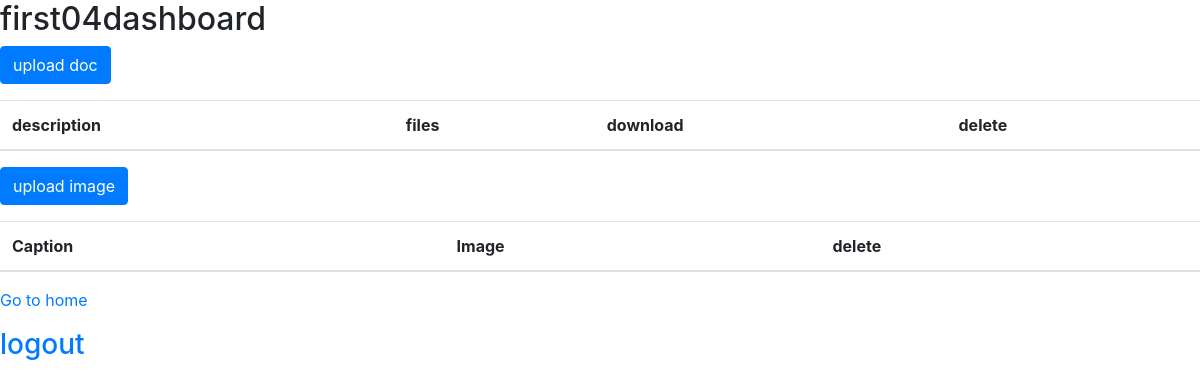
The app's page /Mycloud/home/ (signed in), older data.
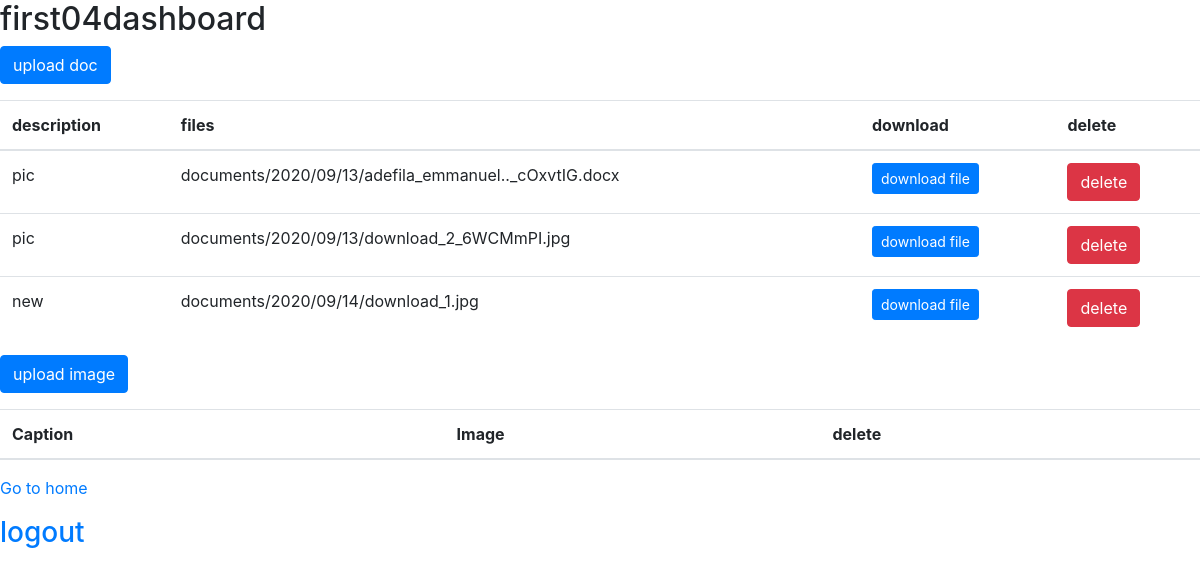
The same page, newer data.
### Mycloud/models.py (models this page shows, shortened)
class Document(models.Model):
    description = models.CharField(max_length=255, blank=True)
    document = models.FileField(upload_to='documents/%Y/%m/%d/')
    uploaded_at = models.DateTimeField(auto_now_add=True)
    user = models.ForeignKey(User, on_delete = models.CASCADE)

### Mycloud/views.py (the view)
# urls.py: path('home/', views.home, name='home'),
@login_required
def home(request):
    documents = Document.objects.filter(user=request.user)
    images = ImageUpload.objects.all()
    return render(request, 'Mycloud/home.html', {
        "documents": documents, "images": images
    })

### Mycloud/templates/Mycloud/home.html (shortened to what this page needs)
{% extends "Mycloud/static.html" %}
{% load static %}
{% block content %}
    {% block body %}
        {%if user.is_authenticated%}
            {% block username %}
                <h2> {{ user.username }}dashboard</h2>
            {% endblock %}
            {% block upload %}
                <p><a href="{% url 'Mycloud:upload' %}" class="btn btn-primary">upload doc</a></p>
                <table class="table">
                    <thead>
                        <tr>
                            <th>description</th>
                            <th>files</th>
                            <th>download</th>
                            <th>delete</th>
                        </tr>
                    </thead>
                    <tbody>
                        {% for file in documents %}
                            <tr>
                                <td>{{file.description}}</td>
                                <td>{{file.document}}</td>
                                <td> <a href="{{file.document.url}}" class="btn btn-primary btn-sm" target="_blank">download file</a></td>
                                <td>
                                    <form method="POST" action="{% url 'Mycloud:delete_file' file.pk %}">
                                        <button type="submit" class="btn btn-danger">delete</button>
                                    </form>
                                </td>
                            </tr>
                        {% endfor %}
                    </tbody>
                </table>
                <p><a href="{% url 'Mycloud:imageupload' %}" class="btn btn-primary">upload image</a></p>
                <table class="table">
                    <thead >
                        <tr>
                            <th>Caption</th>
                            <th>Image</th>
                            <th>delete</th>
                        </tr>
                    </thead>
                </table>
                <p><a href="{% url 'Mycloud:index' %}">{{ index }}Go to home</a></p>
            {% endblock %}
        {% else %}
            <h3><a href="{% url 'Mycloud:index' %}">{{ login }}login or create an account</a></h3>
        {% endif %}
    {% endblock %}
{% endblock %}

### Mycloud/templates/Mycloud/static.html (shortened to what this page needs)
<!DOCTYPE html>
<html lang="en">
  <head>
    <link rel="stylesheet" href="https://maxcdn.bootstrapcdn.com/bootstrap/4.5.2/css/bootstrap.min.css">
</head>
    <body>
      {% block content %}
      {% endblock %}
    </body>
    <footer>
        <h3><a href="{% url 'Mycloud:logout' %}">{{ logout }}logout</a></h3>
    </footer>
</html>

Row changes from the older to the newer data that the page shows:
added Document: description "pic", document "documents/2020/09/13/adefila_emmanuel.._cOxvtIG.docx"
added Document: description "pic", document "documents/2020/09/13/download_2_6WCMmPI.jpg"
added Document: description "new", document "documents/2020/09/14/download_1.jpg"
